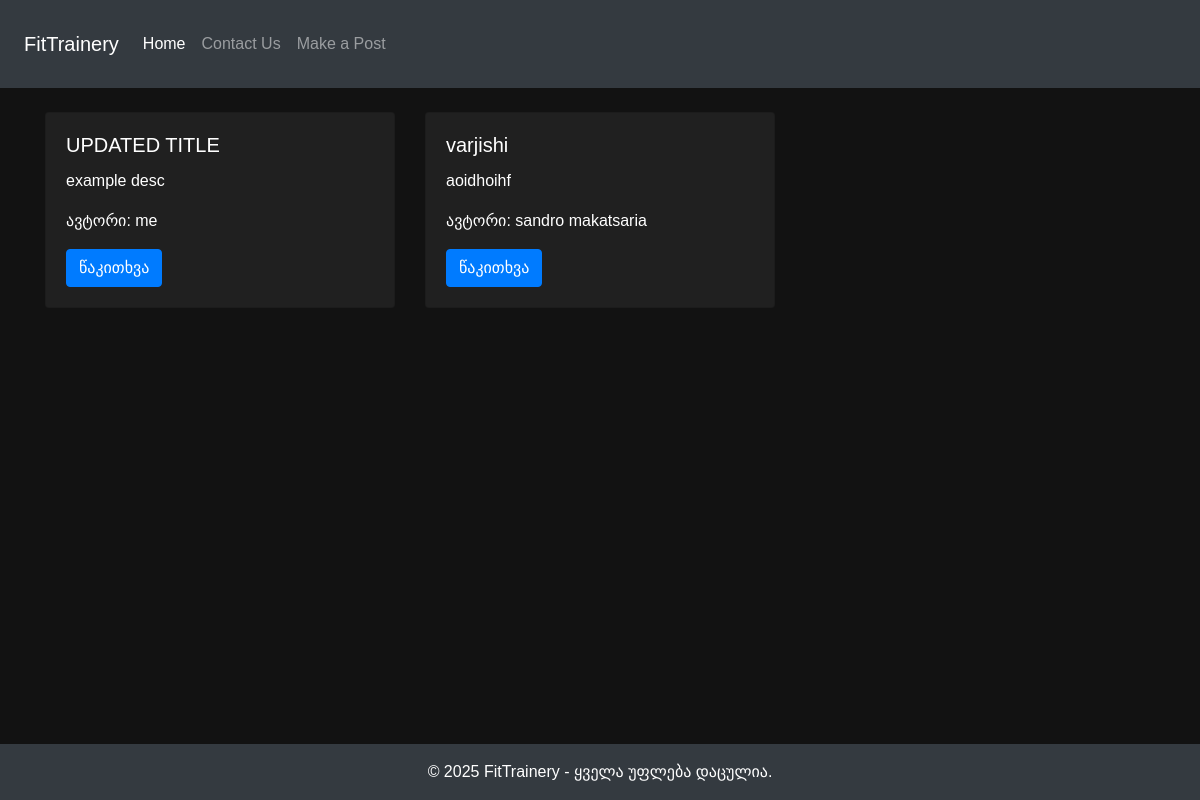
/workouts, run on the app's committed database.
### tables this page shows
CREATE TABLE posts (
                id INTEGER PRIMARY KEY AUTOINCREMENT,
                title TEXT NOT NULL,
                author TEXT NOT NULL,
                description TEXT NOT NULL,
                information TEXT NOT NULL
            , category TEXT NOT NULL);

### app_main.py (the view)
@app.route("/workouts", methods=["GET"])
def workouts():
    workout_posts = []
    with sqlite3.connect('fitnessproject.db') as conn:
        c = conn.cursor()
        c.execute('''
            SELECT * FROM posts WHERE category = ? ORDER BY id DESC
        ''', ("TRAINING",))
        w_posts = c.fetchall()
        for row in w_posts:
            workout_posts.append({'id': row[0], 'title': row[1], 'author': row[2], 'description': row[3], 'information': row[4]})
            print(workout_posts)
    return render_template("workouts.html", workout_posts=workout_posts)

### templates/workouts.html (shortened to what this page needs)
<!doctype html>
<html lang="en">
<head>
    <link rel="stylesheet" href="https://cdn.jsdelivr.net/npm/bootstrap@4.4.1/dist/css/bootstrap.min.css">
</head>
<body style="background-color: #121212;">
{% include "navbar.html" %}
<div class="container mt-4">
    <div class="row">
        {% for row in workout_posts %}
        <div class="col-md-4 d-flex align-items-stretch mb-4">
            <div class="card w-100" style="background-color: #202020; height: 100%;">
                <div class="card-body">
                    <h5 class="card-title text-white">{{ row['title'] }}</h5>
                    <p class="card-text text-white">{{ row['description'] }}</p>
                    <p class="card-text text-white">ავტორი: {{ row['author'] }}</p>
                    <a href="/posts/{{row['id']}}" class="btn btn-primary">წაკითხვა</a>
                </div>
            </div>
        </div>
        {% endfor %}
    </div>
</div>
{% include "footer.html" %}
</body>
</html>

### templates/footer.html (style rules this page uses)
body { font-family: "ALK Sanet", sans-serif; }

### data on the page
posts: title "UPDATED TITLE", description "example desc", author "me"
posts: title "varjishi", description "aoidhoihf", author "sandro makatsaria"
